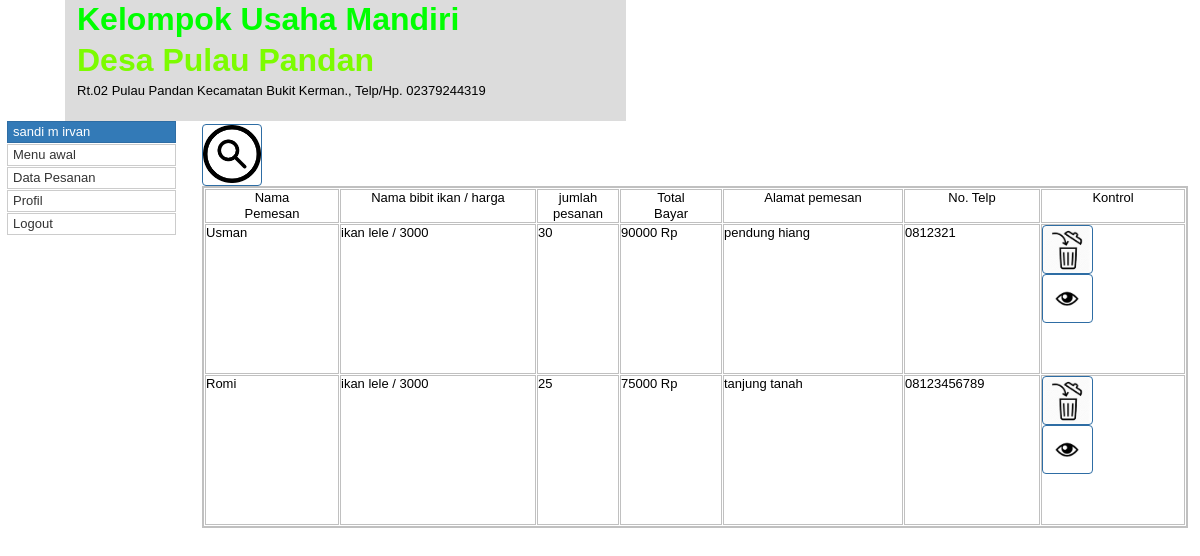
Screenshot of /daftar_pesanan.php (signed in) with the database file from the repository.
### tables this page shows
CREATE TABLE IF NOT EXISTS `user` (
  `id_user` varchar(6) NOT NULL,
  `nm` varchar(30) NOT NULL,
  `password` varchar(30) NOT NULL
);

CREATE TABLE IF NOT EXISTS `pesan` (
  `kd_pesan` varchar(7) NOT NULL,
  `kd_ikan` varchar(7) NOT NULL,
  `jml` int(11) NOT NULL,
  `nm` varchar(30) NOT NULL,
  `alt` varchar(100) NOT NULL,
  `telp` varchar(13) NOT NULL,
  `tgl` date NOT NULL,
  `id_user` varchar(7) NOT NULL
);

CREATE TABLE IF NOT EXISTS `ikan` (
  `kd_ikan` varchar(5) NOT NULL,
  `nm_ikan` varchar(25) NOT NULL,
  `hrg` double NOT NULL
);

### view/daftar_pesanan/list.php (the view, shortened to what this page needs)
<?php
class Ikan{
	public $table="ikan";
	public $identifier='kd_ikan';
	public $Host="localhost";
	public $User="root";
	public $Pass="";
	public $Database="dbikan";
	function setVal($val)
	{
		$this->Value=$val;
	}
	function __construct(){
		$this->conn=mysqli_connect($this->Host,$this->User,$this->Pass,$this->Database);
		$this->Value="";
	}
	function search_data($Value,$type){
		if($type=="selectAll"){
			return mysqli_query($this->conn,"select ".$Value." from ".$this->table);
		}
		else if($type=="notAll"){
			$value_e=explode("+#+",$this->Value);
			return mysqli_query($this->conn,"select ".$Value." from ".$this->table." where ".$this->identifier."='".$value_e[0]."'");
		}
	}
}
class Pesan{
	public $table="pesan";
	public $identifier='id_user';
	public $Host="localhost";
	public $User="root";
	public $Pass="";
	public $Database="dbikan";
	function setVal($val)
	{
		$this->Value=$val;
	}
	function __construct(){
		$this->conn=mysqli_connect($this->Host,$this->User,$this->Pass,$this->Database);
		$this->Value="";
	}
	function search_data($Value,$type){
		if($type=="selectAll"){
			return mysqli_query($this->conn,"select ".$Value." from ".$this->table);
		}
		else if($type=="notAll"){
			$value_e=explode("+#+",$this->Value);
			return mysqli_query($this->conn,"select ".$Value." from ".$this->table." where ".$this->identifier."='".$value_e[0]."'");
		}
	}
}
?>
<table style="position:absolute;left:202px;top:186px;width:986px;height:191px;z-index:32;" id="tabel_pesan">
<tr>
<td class="cell0"><span style="color:#000000;font-family:Arial;font-size:13px;line-height:16px;">Nama<br>Pemesan</span></td>
<td class="cell1"><span style="color:#000000;font-family:Arial;font-size:13px;line-height:16px;">Nama bibit ikan / harga</span></td>
<td class="cell2"><span style="color:#000000;font-family:Arial;font-size:13px;line-height:16px;">jumlah pesanan</span></td>
<td class="cell3"><span style="color:#000000;font-family:Arial;font-size:13px;line-height:16px;">Total <br>Bayar</span></td>
<td class="cell4"><span style="color:#000000;font-family:Arial;font-size:13px;line-height:16px;">Alamat pemesan</span></td>
<td class="cell5"><span style="color:#000000;font-family:Arial;font-size:13px;line-height:16px;">No. Telp</span></td>
<td class="cell6"><span style="color:#000000;font-family:Arial;font-size:13px;line-height:16px;"> Kontrol</span></td>
</tr>
<?php
$pesan=new Pesan;
$ikan=new Ikan;
if($_SESSION["id_user_ikan"]=='US-1'){
	$sql_pesan=$pesan->search_data("*","selectAll");
}
else{
	$pesan->setVal($_SESSION["id_user_ikan"]);
	$sql_pesan=$pesan->search_data("*","notAll");
}
while($isi_pesan=mysqli_fetch_assoc($sql_pesan)):
?>
<tr  class="isi_tabel" id="<?php echo $isi_pesan["nm"];?>">
<td class="cell7"><span style="color:#000000;font-family:Arial;font-size:13px;line-height:16px;"><?php echo $isi_pesan["nm"];?></span></td>
<td class="cell8"><span style="color:#000000;font-family:Arial;font-size:13px;line-height:16px;"><?php
$ikan->setVal($isi_pesan["kd_ikan"]);
$sql_ikan=$ikan->search_data("nm_ikan,hrg","notAll");
$isi_ikan=mysqli_fetch_assoc($sql_ikan);
echo $isi_ikan["nm_ikan"]." / ".$isi_ikan["hrg"];
 ?></span></td>
<td class="cell9"><span style="color:#000000;font-family:Arial;font-size:13px;line-height:16px;"><?php echo $isi_pesan["jml"];?></span></td>
<td class="cell10"><?php echo ($isi_pesan["jml"]*$isi_ikan["hrg"]);?> Rp</td>
<td class="cell11"><?php echo $isi_pesan["alt"];?></td>
<td class="cell12"><?php echo $isi_pesan["telp"];?></td>
<td class="cell13"><form action='control/hapus_pesan.php' method="post"><button id="hapus_ikan" name="kd_pesan" value="<?php echo $isi_pesan["kd_pesan"];?>" style="display:inline-block;width:51px;height:49px;z-index:2;" title="Hapus"></button></form>
<input type="button" id="Button1" onclick="load_preview('<?php echo $isi_pesan["kd_pesan"];?>');ShowObjectWithEffect('wb_Form2', 1, 'blindvertical', 500);Animate('tabel_pesan', '', '550', '', '', '', 500, '');ShowObjectWithEffect('wb_Form3', 0, 'blindhorizontal', 500);return false;" name="" value="" style="display:inline-block;width:51px;height:49px;z-index:3;" title="Preview">
</td>
</tr>
<?php endwhile;?>
</table>

### view/slidemenu.php (shortened to what this page needs)
<?php
class simple_db_framework_2{
	public $table="user";
	public $identifier='id_user';
	public $Host="localhost";
	public $User="root";
	public $Pass="";
	public $Database="dbikan";
	function setVal($val)
	{
		$this->Value=$val;
	}
	function __construct(){
		$this->conn=mysqli_connect($this->Host,$this->User,$this->Pass,$this->Database);
		$this->Value="";
	}
	function search_data($Value,$type){
		if($type=="selectAll"){
			return mysqli_query($this->conn,"select ".$Value." from ".$this->table);
		}
		else if($type=="notAll"){
			$value_e=explode("+#+",$this->Value);
			return mysqli_query($this->conn,"select ".$Value." from ".$this->table." where ".$this->identifier."='".$value_e[0]."'");
		}
	}
}
$data_user=new simple_db_framework_2();
$data_user->setVal($_SESSION["id_user_ikan"]);
$isi_user=mysqli_fetch_assoc($data_user->search_data("nm","notAll"));
?>
<div id="SlideMenu1" style="position:absolute;left:7px;top:121px;width:169px;height:140px;z-index:20;">
<ul role="menu">
   <li class="SlideMenu1_Folder" aria-haspopup="true"><a><?php echo $isi_user["nm"];?></a>
      <ul role="menu" aria-expanded="true">
         <li><a role="menuitem" href="index.php">Menu awal</a></li>
         <li><a role="menuitem" href="daftar_pesanan.php">Data Pesanan</a></li>
         <li><a role="menuitem" href="profil.php">Profil</a></li>
         <li><a role="menuitem" href="logout.php">Logout</a></li>
      </ul>
   </li>
</ul>
</div>

### css/Untitled1.css (style rules this page uses)
a { color: #0000FF; text-decoration: underline; }

### css/daftar_pesanan.css (style rules this page uses)
body { background-color: #FFFFFF; color: #000000; font-family: Arial; font-weight: normal; font-size: 13px; line-height: 1.1875; margin: 0; padding: 0; }
#SlideMenu1 ul { list-style: none; margin: 0; padding: 0; font-family: Arial; font-weight: normal; font-size: 13px; }
#SlideMenu1 li a { background-color: #337AB7; border-color: #2E6DA4; border-style: solid; border-width: 1px; color: #FFFFFF; cursor: pointer; display: block; font-weight: normal; left: 0; height: 16px; margin: 0; padding: 2px 2px 2px 5px; position: relative; text-decoration: none; top: 0; text-align: left; }
#SlideMenu1 li li a { background-color: #FFFFFF; border-color: #CCCCCC; border-style: solid; border-width: 1px; color: #333333; display: block; font-weight: normal; height: 16px; margin: 1px 0px 1px 0px; padding: 2px 2px 2px 5px; text-decoration: none; }
#tabel_pesan { border: 2px solid #C0C0C0; background-color: transparent; background-image: none; border-collapse: separate; border-spacing: 1px; margin: 0; }
#tabel_pesan td { padding: 0; }
#tabel_pesan .cell0 { background-color: transparent; background-image: none; border: 1px #C0C0C0 solid; text-align: center; vertical-align: top; width: 132px; height: 32px; }
#tabel_pesan .cell1 { background-color: transparent; background-image: none; border: 1px #C0C0C0 solid; text-align: center; vertical-align: top; width: 194px; height: 32px; }
#tabel_pesan .cell2 { background-color: transparent; background-image: none; border: 1px #C0C0C0 solid; text-align: center; vertical-align: top; width: 80px; height: 32px; }
#tabel_pesan .cell3 { background-color: transparent; background-image: none; border: 1px #C0C0C0 solid; text-align: center; vertical-align: top; width: 100px; height: 32px; }
#tabel_pesan .cell4 { background-color: transparent; background-image: none; border: 1px #C0C0C0 solid; text-align: center; vertical-align: top; width: 178px; height: 32px; }
#tabel_pesan .cell5 { background-color: transparent; background-image: none; border: 1px #C0C0C0 solid; text-align: center; vertical-align: top; width: 134px; height: 32px; }
#tabel_pesan .cell6 { background-color: transparent; background-image: none; border: 1px #C0C0C0 solid; text-align: center; vertical-align: top; height: 32px; }
#tabel_pesan .cell7 { background-color: transparent; background-image: none; border: 1px #C0C0C0 solid; text-align: left; vertical-align: top; width: 132px; height: 148px; }
#tabel_pesan .cell8 { background-color: transparent; background-image: none; border: 1px #C0C0C0 solid; text-align: left; vertical-align: top; width: 194px; height: 148px; }
#tabel_pesan .cell9 { background-color: transparent; background-image: none; border: 1px #C0C0C0 solid; text-align: left; vertical-align: top; width: 80px; height: 148px; }
#tabel_pesan .cell10 { background-color: transparent; background-image: none; border: 1px #C0C0C0 solid; text-align: left; vertical-align: top; width: 100px; height: 148px; }
#tabel_pesan .cell11 { background-color: transparent; background-image: none; border: 1px #C0C0C0 solid; text-align: left; vertical-align: top; width: 178px; height: 148px; }
#tabel_pesan .cell12 { background-color: transparent; background-image: none; border: 1px #C0C0C0 solid; text-align: left; vertical-align: top; width: 134px; height: 148px; }
#tabel_pesan .cell13 { background-color: transparent; background-image: none; border: 1px #C0C0C0 solid; text-align: left; vertical-align: top; height: 148px; font-size: 0; }
#hapus_ikan { border: 1px solid #2E6DA4; border-radius: 4px; background-color: transparent; background-image: url(images/download.jpeg); background-repeat: no-repeat; background-position: left top; background-size: contain; color: #FFFFFF; font-family: Arial; font-weight: normal; font-size: 13px; margin: 0; }
#Button1 { border: 1px solid #2E6DA4; border-radius: 4px; background-color: transparent; background-image: url(images/IK-6.jpg); background-repeat: no-repeat; background-position: left top; background-size: contain; color: #FFFFFF; font-family: Arial; font-weight: normal; font-size: 13px; margin: 0; }

### rows the page displays
user: nm "sandi m irvan"
pesan: nm "Usman", kd_ikan.nm_ikan "ikan lele", kd_ikan.hrg "3000", jml "30", $isi_pesan['jml']*$isi_ikan['hrg'] "90000", alt "pendung hiang", telp "0812321"
pesan: nm "Romi", kd_ikan.nm_ikan "ikan lele", kd_ikan.hrg "3000", jml "25", $isi_pesan['jml']*$isi_ikan['hrg'] "75000", alt "tanjung tanah", telp "08123456789"
